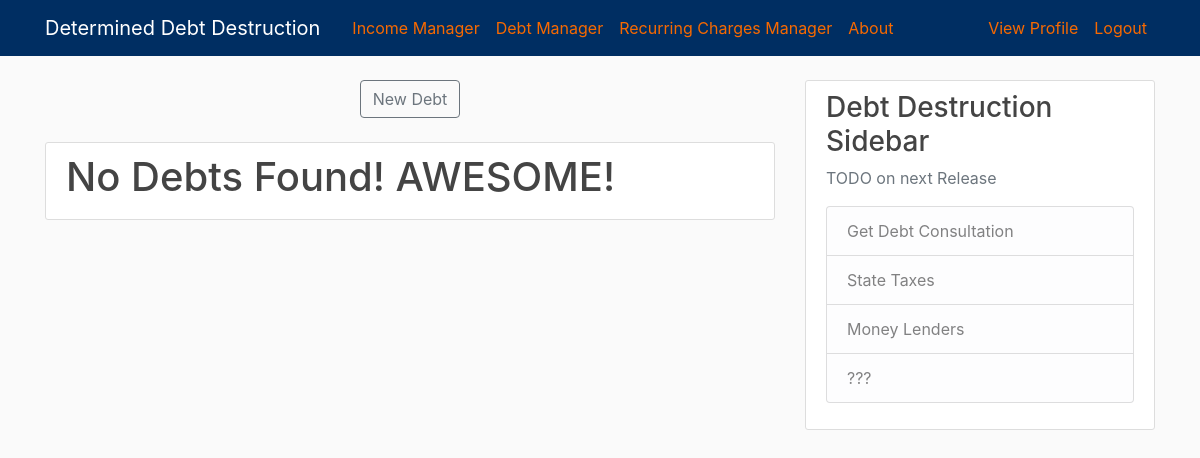
The page /debt/ (signed in) on the database as committed earlier.
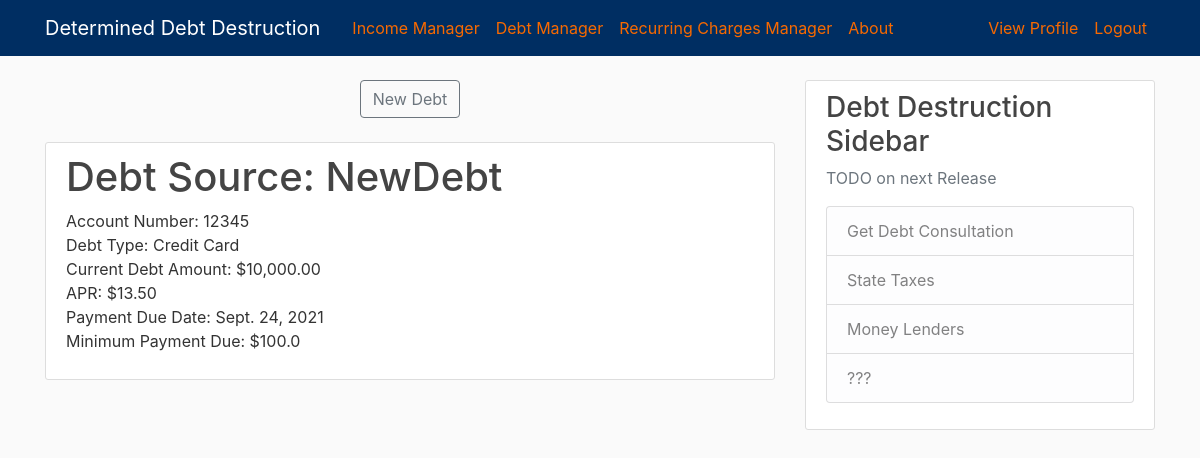
The same page on the database as committed later.
### debtManager/models.py (models this page shows, shortened)
class Debt(models.Model):
    DEBT_TYPES = (
        ('C', 'Credit Card'),
        ('B', 'Bank Loan'),
        ('L', 'Loan Shark'),
        ('O', 'Other'),
    )
    nickname               = models.CharField("Debt Name:", max_length=100)
    currentDebtAmount      = models.FloatField("Current Debt Amount:")
    accountNumber          = models.PositiveIntegerField("Account Number:")
    debtType               = models.CharField("Type of Debt:", max_length=1, choices=DEBT_TYPES)
    APR                    = models.FloatField("APR:")
    paymentDate            = models.DateField("Payment Date:")
    minimumPaymentRequired = models.FloatField("Minimum Payment Amount:")
    accountHolder          = models.ForeignKey(User, on_delete=models.CASCADE, null=True) #Attach a Debt to the user!

### debtManager/views.py (the view)
# urls.py: path('', DebtListView.as_view(), name='debt-manager-home'),
class DebtListView(LoginRequiredMixin, ListView):
    model = Debt
    template_name = 'debtManager/home.html' #<app>/<model>_<viewtype>.html
    context_object_name = 'debts'
    ordering = ['-currentDebtAmount'] #Sort from largest debt to smallest debt
    paginate_by = 5 #How many incomes to display
    def get_queryset(self):
        return Debt.objects.filter(accountHolder=self.request.user).order_by('-currentDebtAmount')

### debtManager/templates/debtManager/home.html (shortened to what this page needs)
{% extends "homepage/base.html" %}
{% block content %}
	<div class=content-section">
		<center><a class="btn btn-outline-secondary" href="{% url 'debt-create' %}">New Debt</a></center>
	</div>
	<br>
	{% for debt in debts %}
		<div class="content-section">
			<h1><a class="article-title" href="{% url 'debt-detail' debt.id %}">Debt Source: {{ debt.nickname }}</a></h1>
			<p>
			Account Number: {{ debt.accountNumber }}<br>
			{% if debt.debtType == 'C' %}
				Debt Type: Credit Card<br>
			{% elif debt.debtType == 'B'%}
				Debt Type: Bank Loan<br>
			{% elif debt.debtType == 'L'%}
				Debt Type: Loan Shark<br>
			{% else %}
				Debt Type: Other<br>
			{% endif %}
			{% load humanize %}
			Current Debt Amount: ${{ debt.currentDebtAmount|floatformat:2|intcomma }}<br>
			APR: ${{debt.APR|floatformat:2|intcomma}}<br>
			Payment Due Date: {{ debt.paymentDate }}<br>
			Minimum Payment Due: ${{ debt.minimumPaymentRequired }}
			</p>
		</div>
			{% empty %}
				<div class="content-section">
				<h1>No Debts Found! AWESOME!</h1>
				</div>
	{% endfor %}
{% endblock content %}

Rows that differ between the two databases and show on the page:
added Debt: nickname "NewDebt", accountNumber "12345", debtType "Debt Type: Credit Card", currentDebtAmount "10,000.00", APR "13.50", paymentDate "Sept. 24, 2021", minimumPaymentRequired "100.0"
Other text that changed with them:
text no longer shown: "No Debts Found! AWESOME!"
